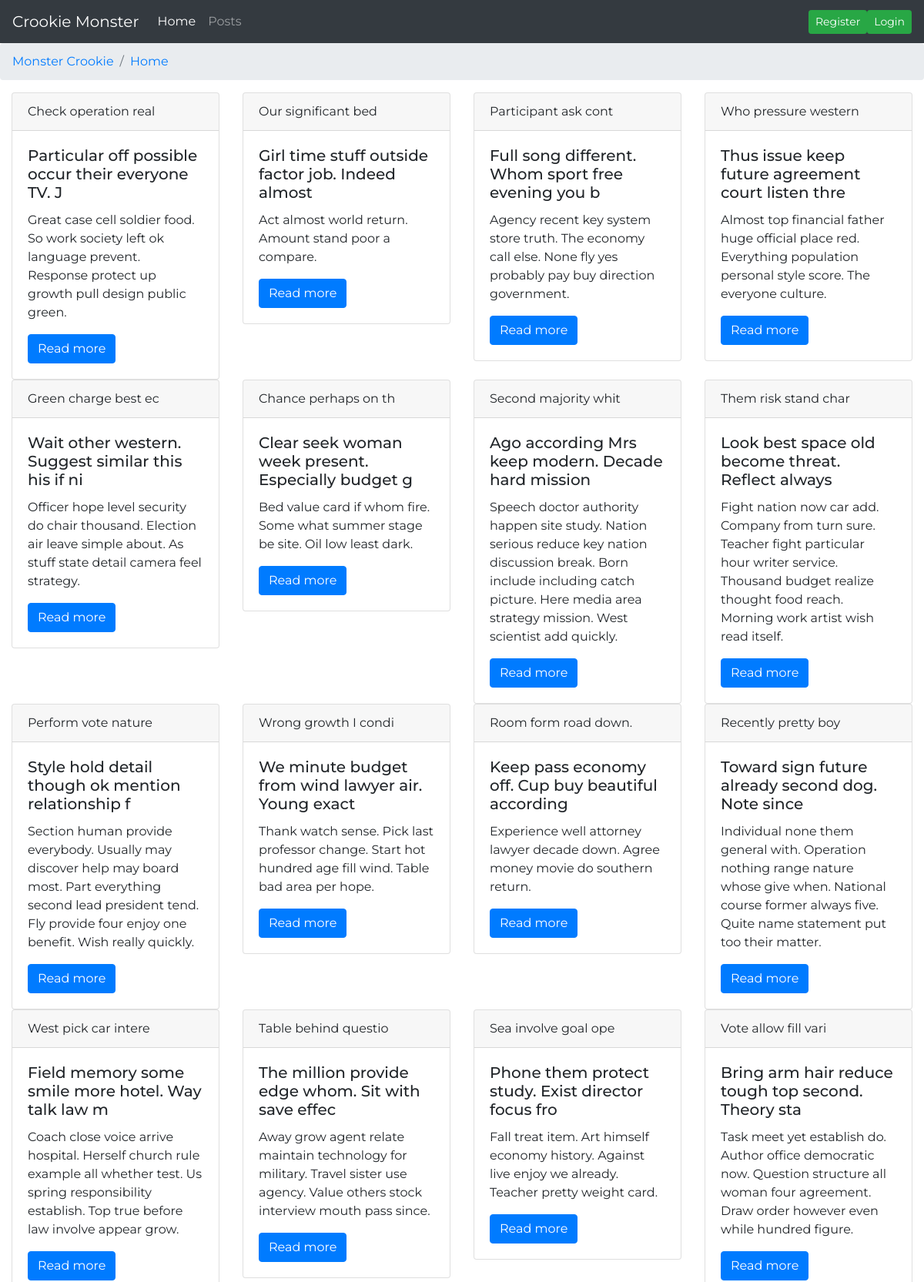
The page / (upper part) on the database its author committed.
### app/models.py (models this page shows, shortened)
class Post(db.Model):
    __tablename__ = "posts"
    id = db.Column(db.Integer,primary_key=True)
    title = db.Column(db.String(100),unique=True)
    subtile = db.Column(db.Text)
    body = db.Column(db.Text)
    user_id = db.Column(db.Integer,db.ForeignKey("users.id"))

### app/main/views.py (the view)
@main.route("/")
def index():
	posts = Post.query.all()
	return render_template("index.html",posts=posts)

### app/templates/index.html
{% extends 'base.html' %}
{% block content %}
<nav aria-label="breadcrumb">
    <ol class="breadcrumb">
        <li class="breadcrumb-item"><a href="#">Monster Crookie</a></li>
        <li class="breadcrumb-item"><a href="#">Home</a></li>
    </ol>
</nav>
<div class="container-fluid">
    <div class="row">
        {% for post in posts %}
        <div class="col-md-3">
            <div class="card">
                <div class="card-header">
                    {{post.title}}
                </div>
                <div class="card-body">
                    <h5 class="card-title">{{post.subtile}}</h5>
                    <p class="card-text">{{post.body}}</p>
                    <a href="#" class="btn btn-primary">Read more</a>
                </div>
            </div>
        </div>
        {% endfor %}
    </div>
</div>
{% endblock content%}

### app/templates/base.html (shortened to what this page needs)
<!doctype html>
<html lang="en">
  <head>
    <link rel="stylesheet" href="https://stackpath.bootstrapcdn.com/bootstrap/4.5.2/css/bootstrap.min.css">
   <link rel="stylesheet" href="{{url_for('static',filename='css/styles.css')}}">
   <link rel="stylesheet" href="{{url_for('static',filename='css/auth.css')}}">
  </head>
  <body>
    {% block navbar %}
    <nav class="navbar navbar-expand-lg navbar-dark bg-dark">
      <a class="navbar-brand" href="#">Crookie Monster</a>
      <div class="collapse navbar-collapse" id="navbarSupportedContent">
        <ul class="navbar-nav mr-auto">
          <li class="nav-item active">
            <a class="nav-link" href="/">Home</a>
          </li>
          <li class="nav-item">
            <a class="nav-link" href="{{url_for('main.posts')}}">Posts</a>
          </li>
        </ul>
        {% if not current_user.is_authenticated %}
        <form class="form-inline my-2 my-lg-0">
          <a class="btn btn-success btn-sm my-2 my-sm-0" href="{{url_for('auth.register')}}">Register</a>
          <a class="btn btn-success btn-sm my-2 my-sm-0" href="{{url_for('auth.login')}}" >Login</a>
        </form>
        {% else %}
        <form class="form-inline my-2 my-lg-0">
          <a class="btn btn-success btn-sm my-2 my-sm-0" href="{{url_for('auth.logout')}}">Logout</a>
        </form>
        {% endif %}
      </div>
    </nav>
    {% endblock navbar %}
    {% block  content %}
    {% endblock content %}
  </body>
</html>

### app/static/css/auth.css (style rules this page uses)
body { font-family: montserrat, arial, verdana; }

### rows shown on the page
Post: title "Check operation real", subtile "Particular off possible occur their everyone TV. J", body "Great case cell soldier food. So work society left ok language prevent. Response protect up growth pull design public green."
Post: title "Our significant bed", subtile "Girl time stuff outside factor job. Indeed almost", body "Act almost world return. Amount stand poor a compare."
Post: title "Participant ask cont", subtile "Full song different. Whom sport free evening you b", body "Agency recent key system store truth. The economy call else. None fly yes probably pay buy direction government."
Post: title "Who pressure western", subtile "Thus issue keep future agreement court listen thre", body "Almost top financial father huge official place red. Everything population personal style score. The everyone culture."
Post: title "Green charge best ec", subtile "Wait other western. Suggest similar this his if ni", body "Officer hope level security do chair thousand. Election air leave simple about. As stuff state detail camera feel strategy."
Post: title "Chance perhaps on th", subtile "Clear seek woman week present. Especially budget g", body "Bed value card if whom fire. Some what summer stage be site. Oil low least dark."
Post: title "Second majority whit", subtile "Ago according Mrs keep modern. Decade hard mission", body "Speech doctor authority happen site study. Nation serious reduce key nation discussion break. Born include including catch picture. Here media area strategy mission. West scientist add quickly."
Post: title "Them risk stand char", subtile "Look best space old become threat. Reflect always", body "Fight nation now car add. Company from turn sure. Teacher fight particular hour writer service. Thousand budget realize thought food reach. Morning work artist wish read itself."
Post: title "Perform vote nature", subtile "Style hold detail though ok mention relationship f", body "Section human provide everybody. Usually may discover help may board most. Part everything second lead president tend. Fly provide four enjoy one benefit. Wish really quickly."
Post: title "Wrong growth I condi", subtile "We minute budget from wind lawyer air. Young exact", body "Thank watch sense. Pick last professor change. Start hot hundred age fill wind. Table bad area per hope."
Post: title "Room form road down.", subtile "Keep pass economy off. Cup buy beautiful according", body "Experience well attorney lawyer decade down. Agree money movie do southern return."
Post: title "Recently pretty boy", subtile "Toward sign future already second dog. Note since", body "Individual none them general with. Operation nothing range nature whose give when. National course former always five. Quite name statement put too their matter."
Post: title "West pick car intere", subtile "Field memory some smile more hotel. Way talk law m", body "Coach close voice arrive hospital. Herself church rule example all whether test. Us spring responsibility establish. Top true before law involve appear grow."
Post: title "Table behind questio", subtile "The million provide edge whom. Sit with save effec", body "Away grow agent relate maintain technology for military. Travel sister use agency. Value others stock interview mouth pass since."
Post: title "Sea involve goal ope", subtile "Phone them protect study. Exist director focus fro", body "Fall treat item. Art himself economy history. Against live enjoy we already. Teacher pretty weight card."
Post: title "Vote allow fill vari", subtile "Bring arm hair reduce tough top second. Theory sta", body "Task meet yet establish do. Author office democratic now. Question structure all woman four agreement. Draw order however even while hundred figure."
